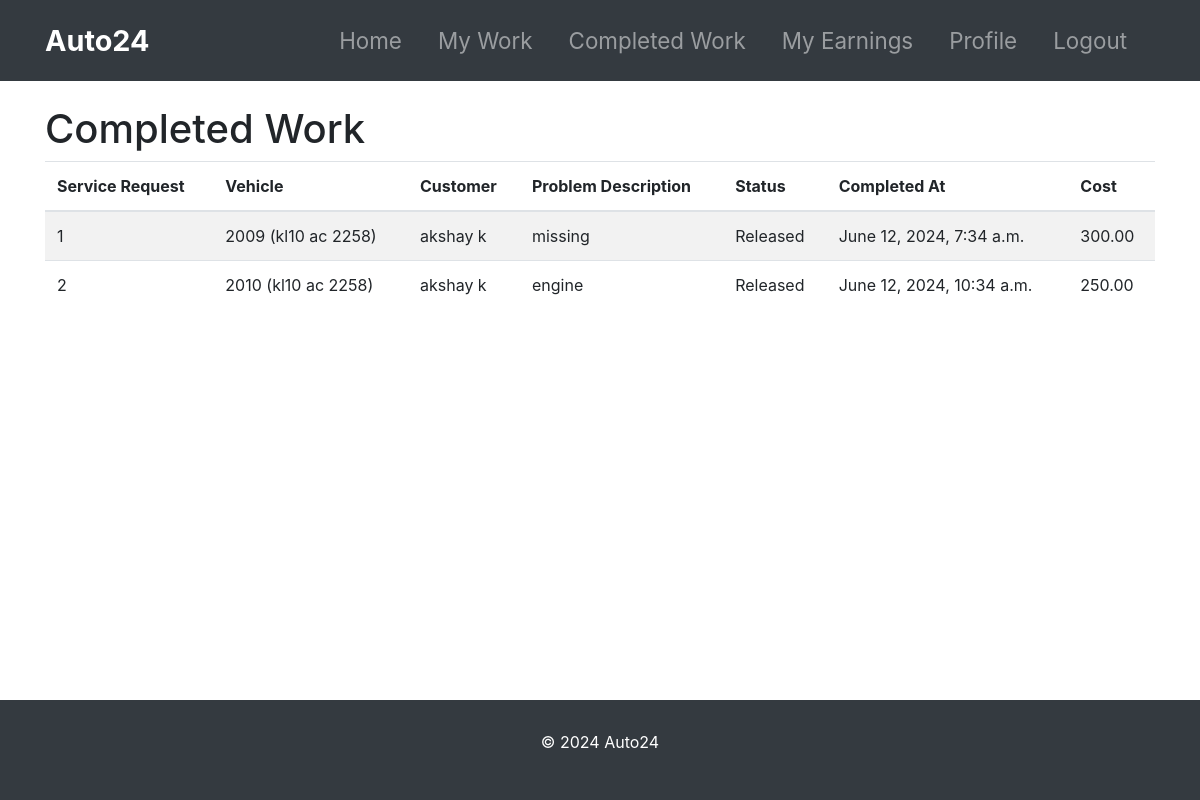
Page /mechanic/work/completed/ (signed in) on the earlier database version.
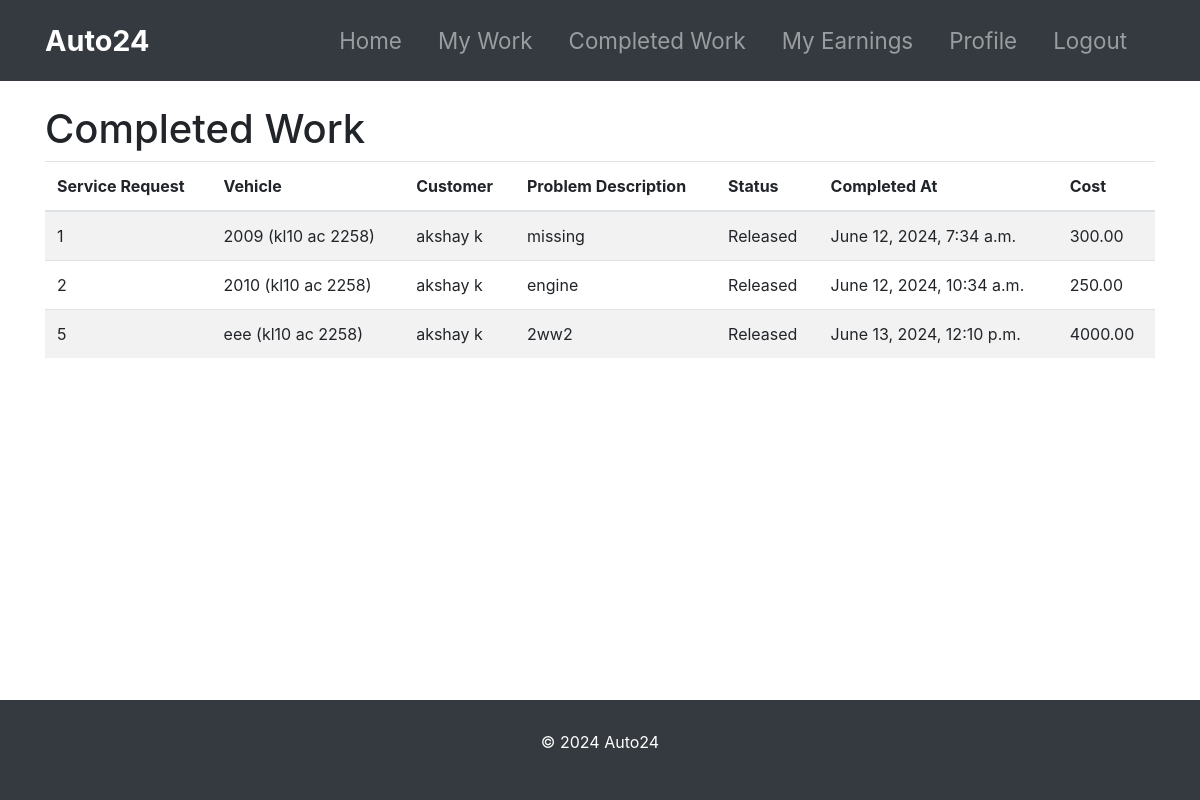
Same page on the later database version.
### mechanic_management/models.py (models this page shows, shortened)
class MechanicWork(models.Model):
    mechanic = models.ForeignKey(Mechanic, on_delete=models.CASCADE, related_name='works')
    service_request = models.ForeignKey('customer_management.ServiceRequest', on_delete=models.CASCADE, related_name='works')
    assigned_at = models.DateTimeField(default=timezone.now)
    status = models.CharField(max_length=20, choices=[
        ('Repairing', 'Repairing'),
        ('Repairing Done', 'Repairing Done'),
        ('Released', 'Released')
    ], default='Repairing')
    cost = models.DecimalField(max_digits=10, decimal_places=2, null=True, blank=True)

### customer_management/models.py (models this page shows, shortened)
class ServiceRequest(models.Model):
    STATUS_CHOICES = [
        ('Pending', 'Pending'),
        ('Approved', 'Approved'),
        ('Repairing', 'Repairing'),
        ('Repairing Done', 'Repairing Done'),
        ('Released', 'Released')
    ]
    customer = models.ForeignKey(Customer, on_delete=models.CASCADE, related_name='service_requests')
    vehicle = models.ForeignKey(Vehicle, on_delete=models.CASCADE, related_name='service_requests')
    problem_description = models.TextField()
    status = models.CharField(max_length=20, choices=STATUS_CHOICES, default='Pending')
    cost = models.DecimalField(max_digits=10, decimal_places=2, null=True, blank=True)
    created_at = models.DateTimeField(default=timezone.now)

class Vehicle(models.Model):
    number = models.CharField(max_length=20)
    model = models.CharField(max_length=100)
    customer = models.ForeignKey(Customer, on_delete=models.CASCADE, related_name='vehicles')
    def __str__(self):
        return f"{self.model} ({self.number})"

class Customer(models.Model):
    user = models.OneToOneField(User, on_delete=models.CASCADE)
    profile_pic = models.ImageField(upload_to='profile_pic/CustomerProfilePic/', null=True, blank=True)
    address = models.CharField(max_length=40)
    mobile = models.CharField(max_length=20, null=False)
    @property
    def get_name(self):
        return self.user.first_name + " " + self.user.last_name

### mechanic_management/views.py (the view)
# urls.py: path('mechanic/work/completed/', views.completed_work, name='completed_work'),
@login_required
def completed_work(request):
    mechanic = get_object_or_404(Mechanic, user=request.user)
    completed_work = MechanicWork.objects.filter(
        mechanic=mechanic,
        status__in=['Repairing Done', 'Released']
    )
    return render(request, 'mechanic/completed_work.html', {'completed_work': completed_work})

### templates/mechanic/completed_work.html (shortened to what this page needs)
{% extends 'mechanic/base.html' %}
{% block content %}
<div class="container mt-4">
    <h1>Completed Work</h1>
    <table class="table table-striped">
        <thead>
            <tr>
                <th>Service Request</th>
                <th>Vehicle</th>
                <th>Customer</th>
                <th>Problem Description</th>
                <th>Status</th>
                <th>Completed At</th>
                <th>Cost</th>
            </tr>
        </thead>
        <tbody>
            {% for work in completed_work %}
            <tr>
                <td>{{ work.service_request.id }}</td>
                <td>{{ work.service_request.vehicle }}</td>
                <td>{{ work.service_request.customer.get_name }}</td>
                <td>{{ work.service_request.problem_description }}</td>
                <td>{{ work.status }}</td>
                <td>{{ work.assigned_at }}</td>
                <td>{{ work.cost }}</td>
            </tr>
            {% empty %}
            <li>No completed work found.</li>
        {% endfor %}
        </tbody>
    </table>
</div>
{% endblock %}

Differences in the rows shown:
added MechanicWork: service_request.id "5", service_request.vehicle "eee (kl10 ac 2258)", service_request.customer.get_name "akshay k", service_request.problem_description "2ww2", status "Released", assigned_at "June 13, 2024, 12:10 p.m.", cost "4000.00"
